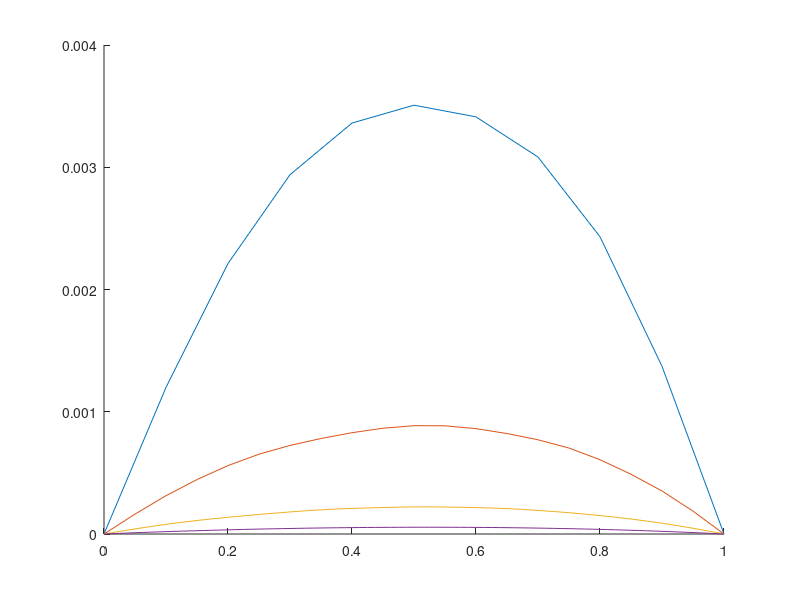
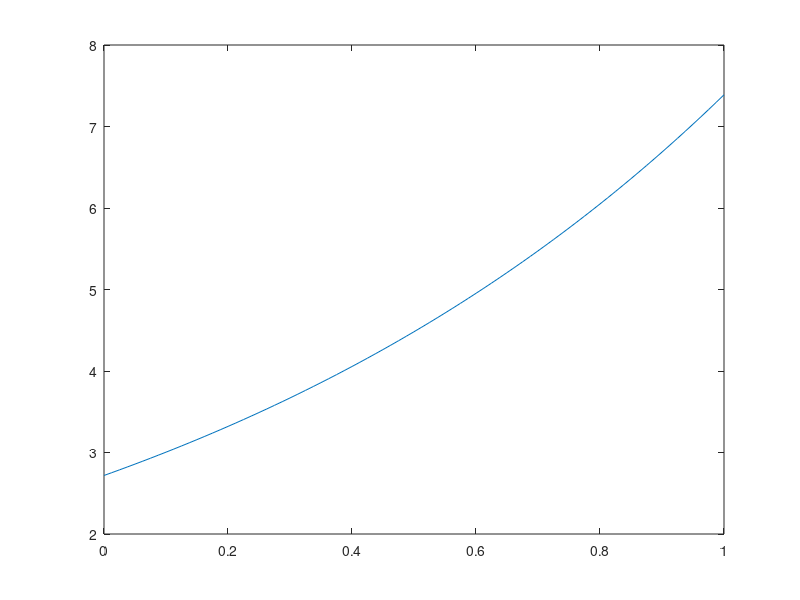
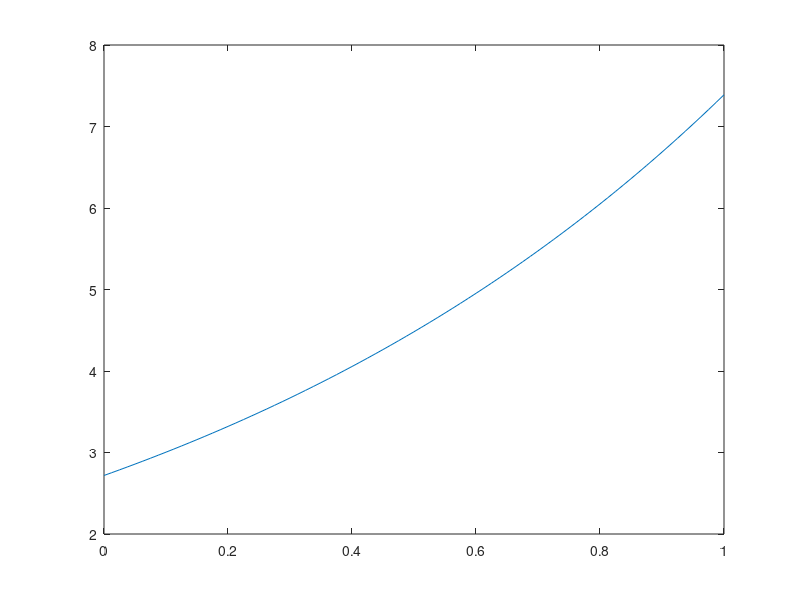
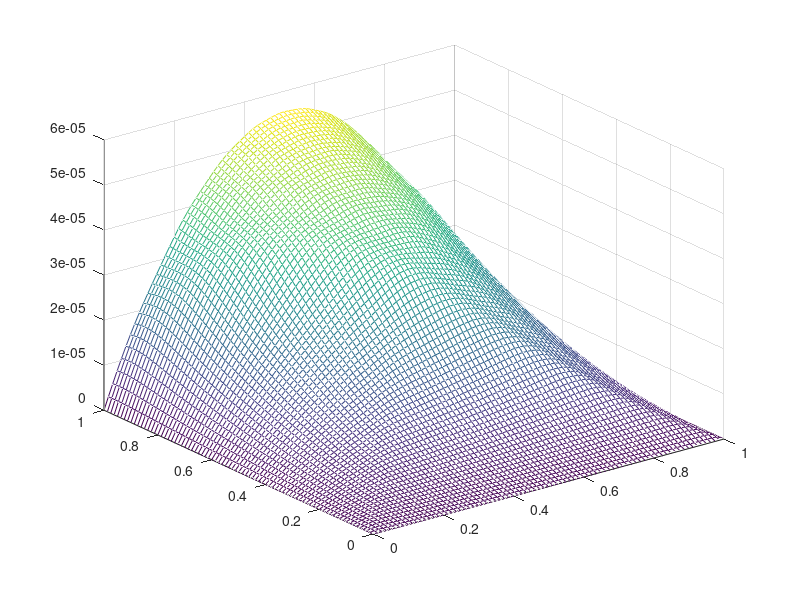

Write MATLAB code to recreate these figures, in order.
for ii=1:4
x1 = 0; x2 = 1; t1 = 0; t2 = 1;
M=10*2^(ii-1);
N=10*2^(ii-1);
h = (x2-x1)/M; dt = (t2-t1)/N;
s =dt /h;
x = x1:h:x2; x = x';
t = t1:dt:t2; t = t';
u = zeros(M+1,N+1);
u(1,:)=exp(t);
u(M+1,:)=exp(1+t);
u(:,1)=exp(x);
row1 = zeros(M-1, 1);
row1(2, 1) = -s^2/2;row1(1, 1) = 2+s^2; 
A=toeplitz(row1);
row2 = zeros(M-1, 1);
row2(2, 1) = s^2/2;row2(1, 1) = 2-s^2; 
B=toeplitz(row2);
row3 = zeros(M-1, 1);
row3(2, 1) = -s^2/2;row3(1, 1) = 1+s^2; 
C=toeplitz(row3);
row4 = zeros(M-1, 1);
row4(2, 1) = s^2/2;row4(1, 1) = -1-s^2; 
D=toeplitz(row4);
for k = 2:N
     H1 = zeros(M-1, 1);
    H1(1, 1) =(s^2/2)*(u(1,1)+u(1,2));
    
    H1(M-1, 1) =(s^2/2)*(u(M+1,1)+u(M+1,2));

u(2:M,2)=A\(B*u(2:M,1)+H1+2*dt*exp(x(2:M)));
end
for k = 2:N
     H = zeros(M-1, 1);
    H(1, 1) =s^2/2*(u(1,k+1)+u(1,k-1));
    
    H(M-1, 1) =s^2/2*(u(M+1,k+1)+u(M+1,k-1));

u(2:M,k+1)=C\(D*u(2:M,k-1)+H+2*u(2:M,k));
end
% 计算误差
F = zeros(M+1, N+1);
for i = 1:M+1
    for j = 1:N+1
        F(i, j) =exp(x(i)+t(j));
    end
end
error = abs(u-F);
MaxErr(ii) = max(max(error));
disp( MaxErr(ii));
figure(1)
hold on
plot(x,abs(u(:,1+N)-F(:,1+N)))
end
for j=1:3
Ord = (MaxErr(j)/MaxErr(j+1));
disp(['收敛阶为：',num2str(Ord)])
end
figure(2)
plot(x,u(:,1+N));
figure(3)
plot(x,F(:,1+N));
    [X, T] = meshgrid(x, t);
error = error';
    figure(4)
    mesh(X, T, error);
 
